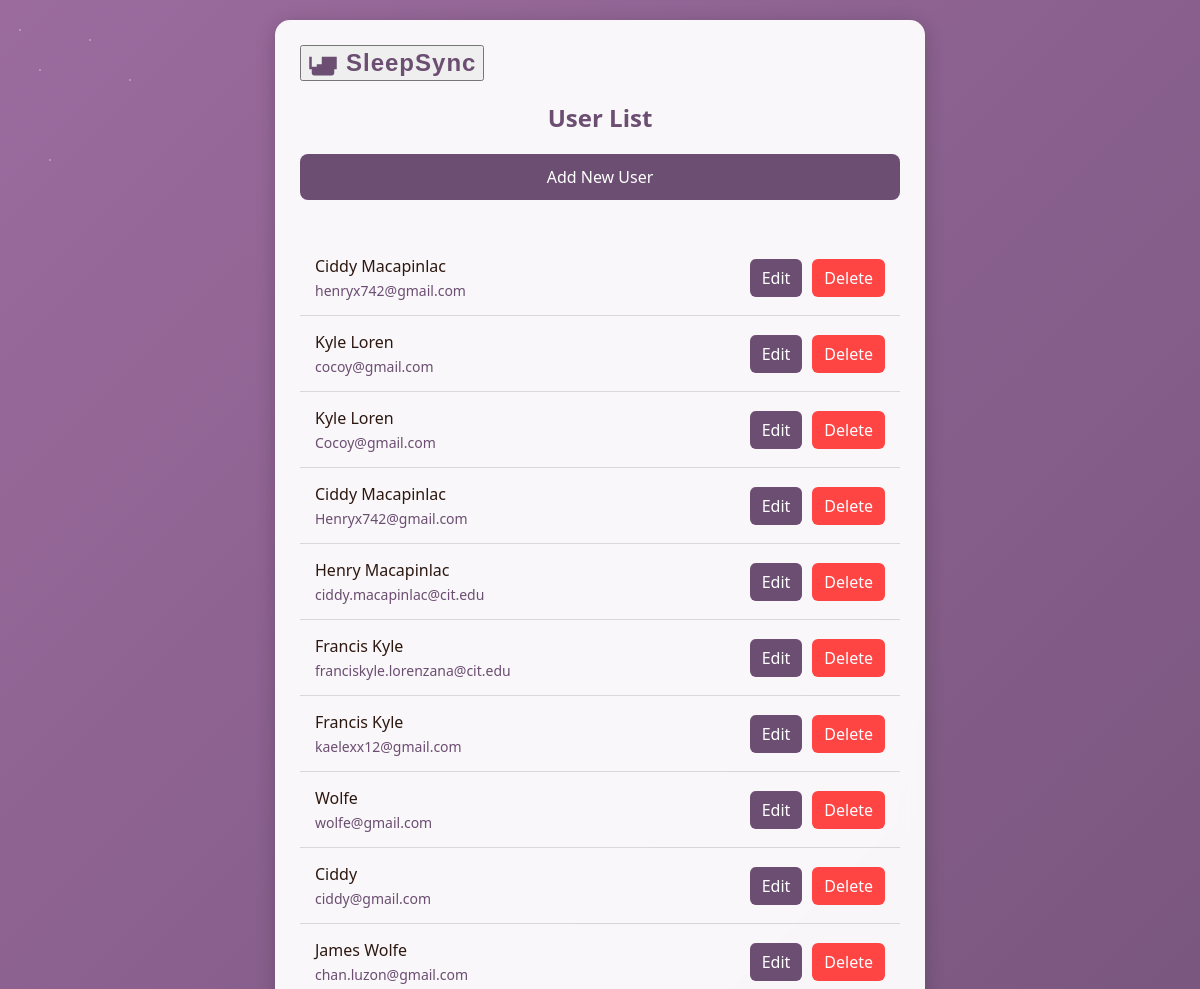
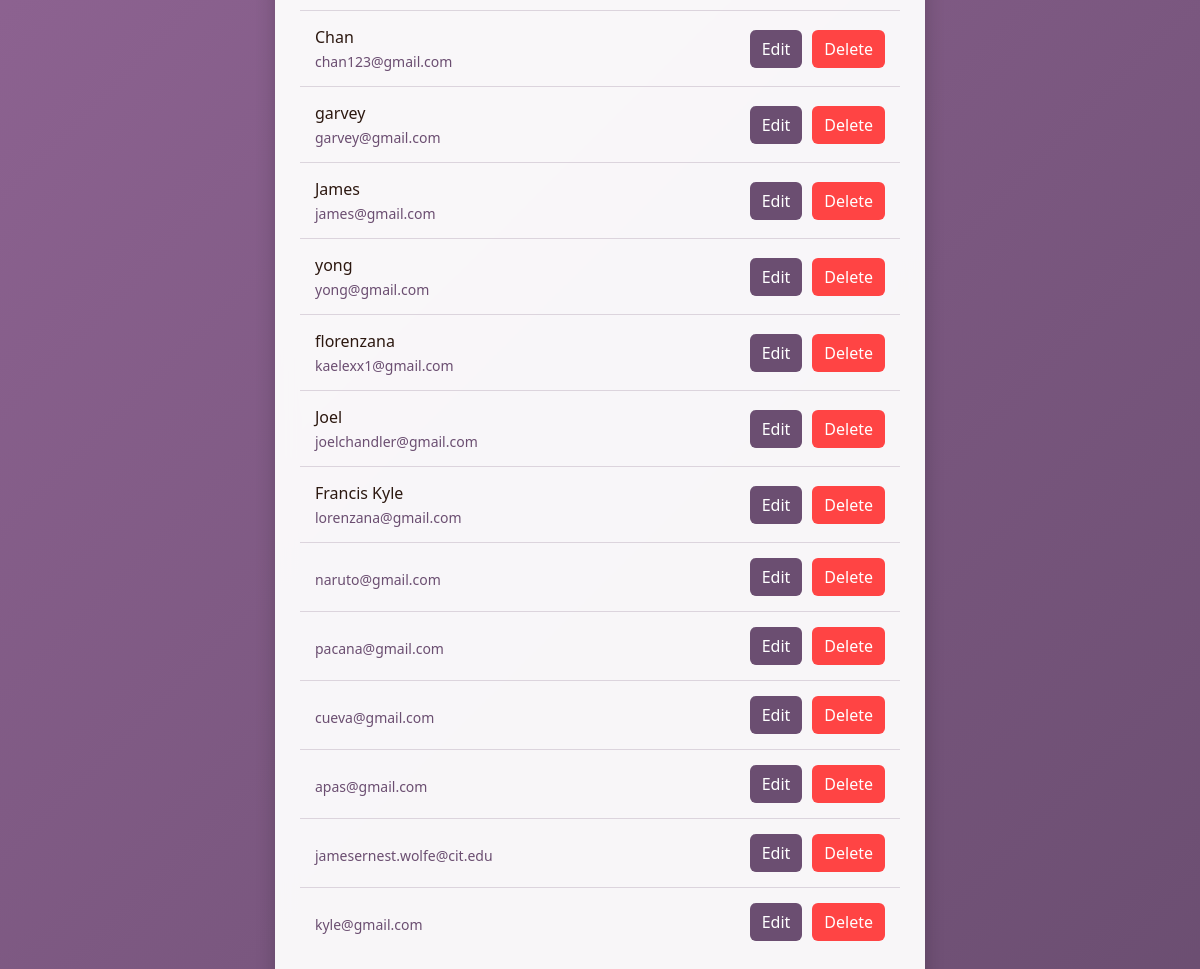
Page /tracker/users/ on the committed database (2 pictures, top to bottom).
### tracker/models.py (models this page shows, shortened)
class User(AbstractBaseUser):
    userID = models.AutoField(primary_key=True)  # Explicitly define the primary key
    email = models.EmailField(unique=True)
    first_name = models.CharField(max_length=30, blank=True)
    last_name = models.CharField(max_length=30, blank=True)
    name = models.CharField(max_length=100, blank=True)
    preferredWakeTime = models.TimeField(null=True, blank=True)
    wake_time = models.TimeField(null=True, blank=True)
    sleepTime = models.TimeField(null=True, blank=True)
    sleepGoals = models.TextField(blank=True)
    is_active = models.BooleanField(default=True)
    is_staff = models.BooleanField(default=True)  # Fix the syntax error
    objects = UserManager()
    USERNAME_FIELD = 'email'
    REQUIRED_FIELDS = ['first_name', 'last_name']

### tracker/views.py (the view)
# urls.py: path('users/', views.user_list, name='user_list'),
def user_list(request):
    users = User.objects.all()
    return render(request, 'tracker/user_list.html', {'users': users})

### tracker/templates/tracker/user_list.html (shortened to what this page needs)
<!DOCTYPE html>
<html lang="en">
<head>
</head>
<body>
    <div class="container">
        <button class="logo" onclick="window.location.href='{% url 'landing_page' %}'">
            <svg viewBox="0 0 24 24">
                <path d="M19 7h-8v8H3V7H1v10h2v3c0 1.1.9 2 2 2h14c1.1 0 2-.9 2-2v-3h2V7h-2zM7 19h10v-6H7v6z"/>
            </svg>
            <span class="logo-text">SleepSync</span>
        </button>
        <h2>User List</h2>
        <a href="{% url 'user_create' %}" class="create-btn">Add New User</a>
        <ul>
            {% for user in users %}
            <li>
                <div class="user-info">
                    <span class="user-name">{{ user.name }}</span>
                    <span class="user-email">{{ user.email }}</span>
                </div>
                <div class="actions">
                    <a href="{% url 'user_update' user.pk %}" class="edit-btn">Edit</a>
                    <a href="{% url 'user_delete' user.pk %}" class="delete-btn">Delete</a>
                </div>
            </li>
            {% empty %}
            <li style="text-align: center; color: #6b4e71;">No users found.</li>
            {% endfor %}
        </ul>
    </div>
</body>
</html>

### tracker/templates/tracker/user_list.html (style rules this page uses)
body { font-family: 'Segoe UI', sans-serif; margin: 0; min-height: 100vh; background: linear-gradient(135deg, #9b6b9e 0%, #6b4e71 100%); display: flex; align-items: center; justify-content: center; padding: 20px; color: #2c1810; }
.container { width: 100%; max-width: 600px; background: rgba(255, 255, 255, 0.95); padding: 25px; border-radius: 15px; box-shadow: 0 4px 20px rgba(0, 0, 0, 0.2); backdrop-filter: blur(10px); }
.logo { display: flex; align-items: center; gap: 8px; margin-bottom: 20px; }
.logo svg { width: 30px; height: 30px; fill: #6b4e71; }
.logo-text { font-size: 24px; font-weight: bold; color: #6b4e71; letter-spacing: 1px; }
h2 { color: #6b4e71; text-align: center; margin: 20px 0; font-size: 24px; }
.create-btn { display: inline-block; padding: 12px 20px; background-color: #6b4e71; color: white; text-decoration: none; border-radius: 8px; margin-bottom: 20px; transition: background-color 0.3s ease; text-align: center; width: 100%; box-sizing: border-box; }
ul { list-style-type: none; padding: 0; margin: 20px 0; }
li { padding: 15px; border-bottom: 1px solid rgba(107, 78, 113, 0.2); display: flex; justify-content: space-between; align-items: center; }
li:last-child { border-bottom: none; }
.user-info { display: flex; flex-direction: column; gap: 4px; }
.user-name { font-size: 16px; color: #2c1810; font-weight: 500; }
.user-email { font-size: 14px; color: #6b4e71; }
.actions { display: flex; gap: 10px; }
.edit-btn, .delete-btn { padding: 8px 12px; border-radius: 6px; text-decoration: none; transition: all 0.3s ease; }
.edit-btn { background-color: #6b4e71; color: white; }
.delete-btn { background-color: #ff4444; color: white; }

### rows in the picture
User: name "Ciddy Macapinlac", email "henryx742@gmail.com"
User: name "Kyle Loren", email "cocoy@gmail.com"
User: name "Kyle Loren", email "Cocoy@gmail.com"
User: name "Ciddy Macapinlac", email "Henryx742@gmail.com"
User: name "Henry Macapinlac", email "ciddy.macapinlac@cit.edu"
User: name "Francis Kyle", email "franciskyle.lorenzana@cit.edu"
User: name "Francis Kyle", email "kaelexx12@gmail.com"
User: name "Wolfe", email "wolfe@gmail.com"
User: name "Ciddy", email "ciddy@gmail.com"
User: name "James Wolfe", email "chan.luzon@gmail.com"
User: name "Chan", email "chan123@gmail.com"
User: name "garvey", email "garvey@gmail.com"
User: name "James", email "james@gmail.com"
User: name "yong", email "yong@gmail.com"
User: name "florenzana", email "kaelexx1@gmail.com"
User: name "Joel", email "joelchandler@gmail.com"
User: name "Francis Kyle", email "lorenzana@gmail.com"
User: email "naruto@gmail.com"
User: email "pacana@gmail.com"
User: email "cueva@gmail.com"
User: email "apas@gmail.com"
User: email "jamesernest.wolfe@cit.edu"
User: email "kyle@gmail.com"
